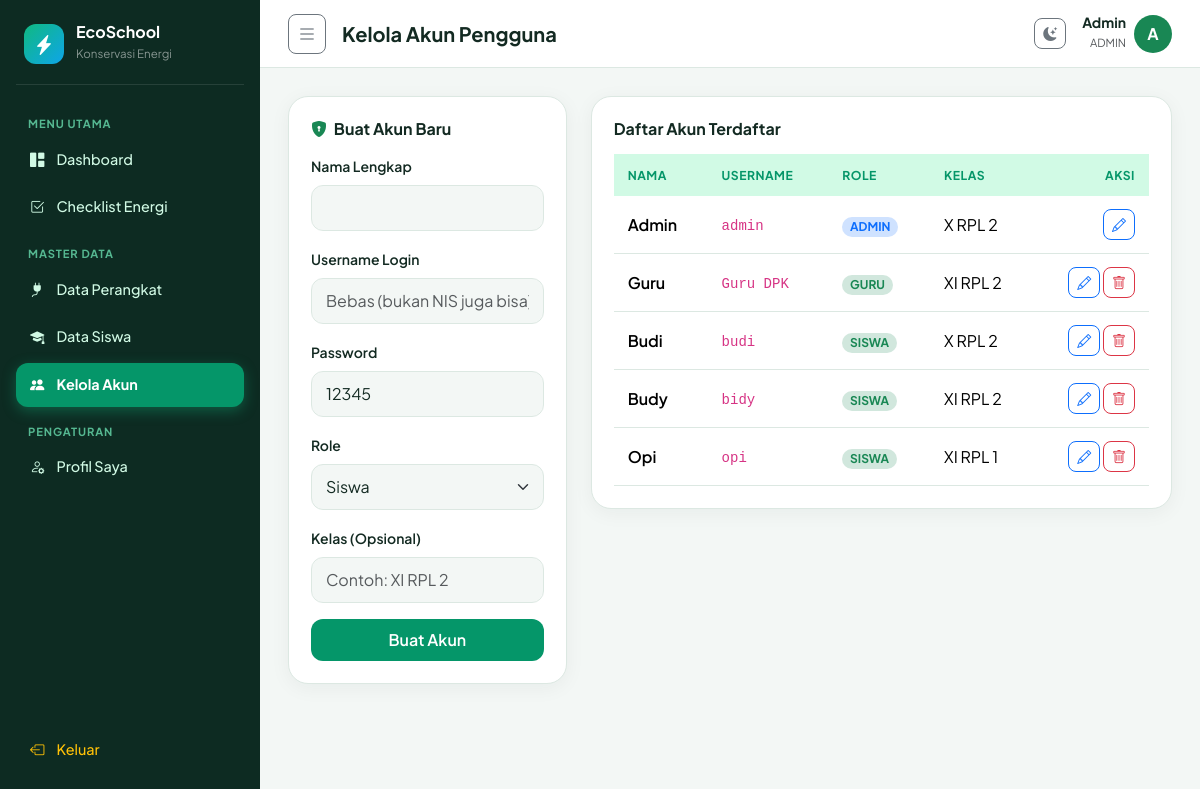
Screenshot of /users/index.php (signed in) with the database file from the repository.
### tables this page shows
CREATE TABLE `users` (
  `id_user` int(11) NOT NULL,
  `nama_lengkap` varchar(100) NOT NULL,
  `username` varchar(50) NOT NULL,
  `password` varchar(255) NOT NULL,
  `role` enum('admin','guru','siswa') NOT NULL DEFAULT 'siswa',
  `kelas` varchar(20) DEFAULT NULL
);

### users/index.php (the view, shortened to what this page needs)
<?php
require_once '../config/koneksi.php';
$halaman_aktif = 'users';
$judul_halaman = 'Kelola Akun Pengguna';
$data = $pdo->query("SELECT * FROM users ORDER BY role ASC, nama_lengkap ASC")->fetchAll();
require_once '../includes/header.php';
?>
<div class="row g-4">
  <div class="col-lg-4">
    <div class="bento-card">
      <h6 class="fw-bold mb-3"><i class="bi bi-shield-lock-fill text-success me-1"></i> Buat Akun Baru</h6>
      <form method="POST">
        <div class="mb-3">
          <label class="form-label small fw-semibold">Nama Lengkap</label>
          <input type="text" name="nama_lengkap" class="form-control" required>
        </div>
        <div class="mb-3">
          <label class="form-label small fw-semibold">Username Login</label>
          <input type="text" name="username" class="form-control" placeholder="Bebas (bukan NIS juga bisa)" required>
        </div>
        <div class="mb-3">
          <label class="form-label small fw-semibold">Password</label>
          <input type="text" name="password" class="form-control" value="12345" required>
        </div>
        <div class="mb-3">
          <label class="form-label small fw-semibold">Role</label>
          <select name="role" class="form-select">
            <option value="siswa">Siswa</option>
          </select>
        </div>
        <div class="mb-3">
          <label class="form-label small fw-semibold">Kelas (Opsional)</label>
          <input type="text" name="kelas" class="form-control" placeholder="Contoh: XI RPL 2">
        </div>
        <button type="submit" name="tambah" class="btn btn-eco w-100">Buat Akun</button>
      </form>
    </div>
  </div>
  <div class="col-lg-8">
    <div class="bento-card">
      <h6 class="fw-bold mb-3">Daftar Akun Terdaftar</h6>
      <div class="table-responsive">
        <table class="table table-hover mb-0">
          <thead>
            <tr>
              <th>Nama</th>
              <th>Username</th>
              <th>Role</th>
              <th>Kelas</th>
              <th class="text-end">Aksi</th>
            </tr>
          </thead>
          <tbody>
            <?php foreach ($data as $row): ?>
              <tr>
                <td class="fw-semibold"><?= htmlspecialchars($row['nama_lengkap']) ?></td>
                <td><code><?= htmlspecialchars($row['username']) ?></code></td>
                <td>
                  <span class="badge <?= $row['role'] === 'admin' ? 'bg-primary-subtle text-primary' : 'bg-success-subtle text-success' ?> rounded-pill text-uppercase">
                    <?= $row['role'] ?>
                  </span>
                </td>
                <td><?= htmlspecialchars($row['kelas'] ?: '-') ?></td>
                <td class="text-end text-nowrap">
                  <button type="button" class="btn btn-sm btn-outline-primary rounded-3" data-bs-toggle="modal" data-bs-target="#editUser<?= $row['id_user'] ?>">
                    <i class="bi bi-pencil"></i>
                  </button>
                  <?php if ($row['id_user'] !== $_SESSION['user']['id_user']): ?>
                    <a href="?hapus=<?= $row['id_user'] ?>" class="btn btn-sm btn-outline-danger rounded-3" onclick="return confirm('Hapus akun ini?')">
                      <i class="bi bi-trash"></i>
                    </a>
                  <?php endif; ?>
                </td>
              </tr>
            <?php endforeach; ?>
          </tbody>
        </table>
      </div>
    </div>
  </div>
</div>
<?php require_once '../includes/footer.php'; ?>

### includes/header.php (shortened to what this page needs)
<?php
$halaman_aktif = $halaman_aktif ?? '';
$judul_halaman = $judul_halaman ?? 'Dashboard';
$user_login = $_SESSION['user'];
?>
<!DOCTYPE html>
<html lang="id" data-bs-theme="light">
<head>
  <link href="https://cdn.jsdelivr.net/npm/bootstrap@5.3.3/dist/css/bootstrap.min.css" rel="stylesheet">
  <link href="https://cdn.jsdelivr.net/npm/bootstrap-icons@1.11.3/font/bootstrap-icons.min.css" rel="stylesheet">
  <link href="<?= BASE_URL ?>/assets/style.css" rel="stylesheet">
</head>
<body>
<div class="wrapper">
  <aside class="sidebar" id="sidebar">
    <a href="<?= BASE_URL ?>/index.php" class="brand-box">
      <div class="brand-icon"><i class="bi bi-lightning-charge-fill"></i></div>
      <div>
        <div class="fw-bold lh-1">EcoSchool</div>
        <small class="text-white-50" style="font-size: 0.72rem;">Konservasi Energi</small>
      </div>
    </a>
    <div class="nav-label">Menu Utama</div>
    <a href="<?= BASE_URL ?>/index.php" class="nav-item-link <?= $halaman_aktif === 'dashboard' ? 'active' : '' ?>">
      <i class="bi bi-grid-1x2-fill"></i> Dashboard
    </a>
    <a href="<?= BASE_URL ?>/checklist/index.php" class="nav-item-link <?= $halaman_aktif === 'checklist' ? 'active' : '' ?>">
      <i class="bi bi-check2-square"></i> Checklist Energi
    </a>
    <?php if ($user_login['role'] === 'admin'): ?>
      <div class="nav-label">Master Data</div>
      <a href="<?= BASE_URL ?>/perangkat/index.php" class="nav-item-link <?= $halaman_aktif === 'perangkat' ? 'active' : '' ?>">
        <i class="bi bi-plug-fill"></i> Data Perangkat
      </a>
      <a href="<?= BASE_URL ?>/siswa/index.php" class="nav-item-link <?= $halaman_aktif === 'siswa' ? 'active' : '' ?>">
        <i class="bi bi-mortarboard-fill"></i> Data Siswa
      </a>
      <a href="<?= BASE_URL ?>/users/index.php" class="nav-item-link <?= $halaman_aktif === 'users' ? 'active' : '' ?>">
        <i class="bi bi-people-fill"></i> Kelola Akun
      </a>
    <?php endif; ?>
    <div class="nav-label">Pengaturan</div>
    <a href="<?= BASE_URL ?>/akun/index.php" class="nav-item-link <?= $halaman_aktif === 'akun' ? 'active' : '' ?>">
      <i class="bi bi-person-gear"></i> Profil Saya
    </a>
    <a href="<?= BASE_URL ?>/logout.php" class="nav-item-link text-warning mt-auto" onclick="return confirm('Yakin ingin keluar?')">
      <i class="bi bi-box-arrow-left"></i> Keluar
    </a>
  </aside>
  <div class="main-area">
    <header class="topbar">
      <div class="d-flex align-items-center gap-3">
        <button class="btn btn-outline-secondary btn-sm rounded-3" id="btnToggleSidebar" type="button">
          <i class="bi bi-list fs-5"></i>
        </button>
        <h5 class="mb-0 fw-bold"><?= htmlspecialchars($judul_halaman) ?></h5>
      </div>
      <div class="d-flex align-items-center gap-3">
        <button class="btn btn-outline-secondary btn-sm rounded-3" id="btnTema" type="button" title="Ganti Tema">
          <i class="bi bi-moon-stars-fill" id="ikonTema"></i>
        </button>
        <div class="d-flex align-items-center gap-2">
          <div class="text-end d-none d-sm-block">
            <div class="fw-bold small lh-1"><?= htmlspecialchars($user_login['nama_lengkap']) ?></div>
            <small class="text-muted text-uppercase" style="font-size: 0.7rem;"><?= htmlspecialchars($user_login['role']) ?></small>
          </div>
          <div class="rounded-circle bg-success text-white d-grid place-items-center fw-bold" style="width:38px;height:38px;display:grid;place-items:center;">
            <?= strtoupper(substr($user_login['nama_lengkap'], 0, 1)) ?>
          </div>
        </div>
      </div>
    </header>
    <main class="content-body">

### assets/style.css (style rules this page uses)
:root, [data-bs-theme="light"] { --bg-app: #f3f7f5; --bg-card: #ffffff; --bg-sidebar: #0d2b22; --text-main: #132a22; --text-muted: #5c756c; --border-color: #dce8e2; --accent: #059669; --accent-hover: #047857; --accent-soft: #d1fae5; --solar: #0ea5e9; --shadow-card: 0 4px 20px rgba(13, 43, 34, 0.05); }
body { font-family: 'Plus Jakarta Sans', sans-serif; background-color: var(--bg-app); color: var(--text-main); margin: 0; transition: background-color 0.25s ease, color 0.25s ease; }
.wrapper { display: flex; min-height: 100vh; }
.sidebar { width: 260px; background-color: var(--bg-sidebar); color: #ecfdf5; padding: 24px 16px; display: flex; flex-direction: column; flex-shrink: 0; transition: margin-left 0.25s ease; }
.brand-box { display: flex; align-items: center; gap: 12px; padding: 0 8px 20px; border-bottom: 1px solid rgba(255, 255, 255, 0.1); margin-bottom: 18px; text-decoration: none; color: #fff; }
.brand-icon { width: 40px; height: 40px; border-radius: 12px; background: linear-gradient(135deg, #10b981, #0ea5e9); display: grid; place-items: center; color: #fff; font-size: 1.25rem; }
.nav-label { font-size: 0.7rem; font-weight: 700; text-transform: uppercase; letter-spacing: 0.08em; color: #6ee7b7; padding: 12px 12px 6px; opacity: 0.75; }
.nav-item-link { display: flex; align-items: center; gap: 12px; padding: 11px 14px; border-radius: 12px; color: #d1fae5; text-decoration: none; font-weight: 500; font-size: 0.9rem; margin-bottom: 4px; transition: all 0.2s ease; }
.nav-item-link.active { background: var(--accent); color: #ffffff; font-weight: 700; box-shadow: 0 4px 14px rgba(16, 185, 129, 0.35); }
.main-area { flex: 1; min-width: 0; display: flex; flex-direction: column; }
.topbar { height: 68px; background-color: var(--bg-card); border-bottom: 1px solid var(--border-color); padding: 0 28px; display: flex; align-items: center; justify-content: space-between; position: sticky; top: 0; z-index: 20; }
.content-body { padding: 28px; flex: 1; }
.bento-card { background-color: var(--bg-card); border: 1px solid var(--border-color); border-radius: 20px; box-shadow: var(--shadow-card); padding: 22px; transition: transform 0.2s ease, border-color 0.2s ease; }
.table { color: var(--text-main); --bs-table-bg: transparent; --bs-table-border-color: var(--border-color); }
.table thead th { background-color: var(--accent-soft); color: var(--accent); font-size: 0.76rem; font-weight: 700; text-transform: uppercase; letter-spacing: 0.04em; border: none; padding: 12px 14px; }
.table td { padding: 13px 14px; vertical-align: middle; }
.form-control, .form-select { background-color: var(--bg-app); border: 1px solid var(--border-color); color: var(--text-main); border-radius: 12px; padding: 10px 14px; }
.btn-eco { background-color: var(--accent); color: #fff; border: none; border-radius: 12px; padding: 9px 18px; font-weight: 600; }

### rows the page displays
users: nama_lengkap "Admin", role "ADMIN", nama_lengkap "A", username "admin", kelas "X RPL 2"
users: nama_lengkap "Guru", username "Guru DPK", role "GURU", kelas "XI RPL 2"
users: nama_lengkap "Budi", username "budi", role "SISWA", kelas "X RPL 2"
users: nama_lengkap "Budy", username "bidy", role "SISWA", kelas "XI RPL 2"
users: nama_lengkap "Opi", username "opi", role "SISWA", kelas "XI RPL 1"

### other values shown
$judul_halaman "Kelola Akun Pengguna"
